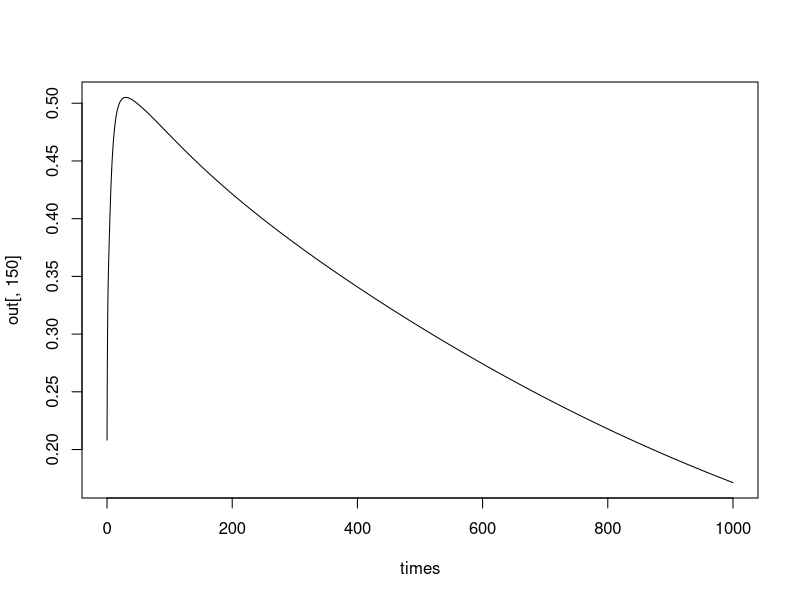

Source code (R):
rm(list=ls())
library(deSolve)
	
# SPATIAL PARAMETERS
# Cell size
delx = 1

# Number of cells
numboxes = 100
	
# Sequence
Distance = seq(from=0.5, by=delx, length.out = numboxes)

# DEFINE THE MODEL
model = function(Time, State, Pars) {
with(as.list(c(State,Pars)), {
	R = State[1:numboxes]
	C = State[(numboxes+1):(numboxes*2)]
	dR 		= r*R*(1-R/K) - a*R*C/(1+b*R)	
	deltax 	= c(0.5,rep(1,numboxes-1),0.5)    
	Flux    = -D*diff(c(0,C,0))/deltax
	dC    	= -diff(Flux)/delx + a*R*C/(1+b*R) - d*C
	list(c(dR,dC))
	})
}

# DEFINE ALL INITIAL CONDITIONS
N0 = c(runif(numboxes,0,1),runif(numboxes,0,01))

# PARAMETERS 
pars = c(r = 1, K = 10, a = 1, b = 10, d = 0.1, D = 0.3)	
times = seq(0,1000,by=0.1)             

# RUN THE SIMULATION
out = ode(y=N0,times=times,func=model,parms=pars)  

# PLOT THE RESULTS
#par(mar = c(5,5,2,1))
#par(oma=c(0,0,3,0))   
#color = topo.colors
#filled.contour(x=times,y=Distance,z = out[,(numboxes+2):ncol(out)],color= color, xlab="time", ylab= "Distance",main="Density")

plot(times,out[,150],type = "l")

#plot(x = times, y = out[,(numboxes/2)], type = "l")
